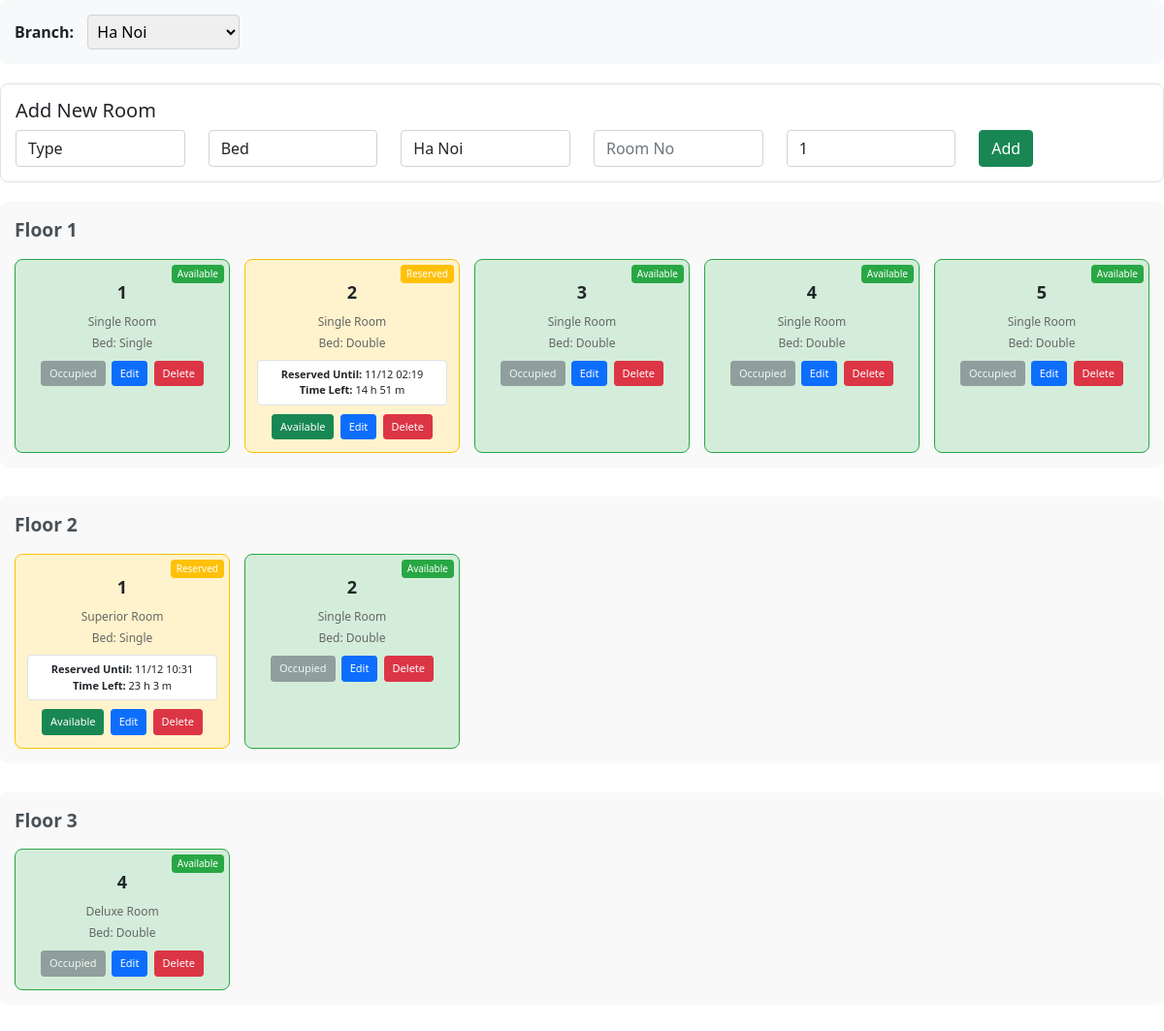
/admin/room.php, run on the app's committed database.
### tables this page shows
CREATE TABLE `room` (
  `id` int(30) NOT NULL,
  `type` varchar(50) NOT NULL,
  `bedding` varchar(50) NOT NULL,
  `Country` varchar(50) DEFAULT 'Main Branch',
  `room_number` varchar(10) NOT NULL DEFAULT '1',
  `floor` int(11) NOT NULL DEFAULT 1,
  `status` enum('Available','Occupied','Reserved') DEFAULT 'Available',
  `current_booking_id` int(11) DEFAULT NULL,
  `reserved_until` datetime DEFAULT NULL,
  `reserved_booking_id` int(11) DEFAULT NULL
);

### admin/room.php (the view, shortened to what this page needs)
<?php
include '../config.php';
$selected_branch = isset($_GET['branch']) ? $_GET['branch'] : 'Ho Chi Minh city';
$room_branch_condition = '';
if (!empty($selected_branch)) {
    $room_branch_condition = " AND r.Country = '" . mysqli_real_escape_string($conn, $selected_branch) . "'";
}
$sql = "SELECT r.*, rb.Name as customer_name, rb.Email as customer_email, rb.Phone as customer_phone, rb.RoomType as room_type, rb.Bed as bed, rb.Meal as meal, rb.cin as checkin_date, rb.cout as checkout_date, rb.nodays as no_of_days
        FROM room r
        LEFT JOIN roombook rb ON r.current_booking_id = rb.id
        WHERE 1 $room_branch_condition
        ORDER BY r.floor ASC, r.room_number ASC";
$re = mysqli_query($conn, $sql);
$rooms_by_floor = array();
while ($row = mysqli_fetch_array($re)) {
    $rooms_by_floor[$row['floor']][] = $row;
}
?>
<!DOCTYPE html>
<html lang="en">
<head>
    <link href="https://cdn.jsdelivr.net/npm/bootstrap@5.0.2/dist/css/bootstrap.min.css" rel="stylesheet">
</head>
<body>
    <div class="filter-section">
        <label for="branchFilter" style="font-weight: bold; margin-right: 10px;">Branch:</label>
        <select id="branchFilter" onchange="applyBranchFilter()" style="padding: 5px; border-radius: 4px; border: 1px solid #ced4da;">
            <?php
            $branch_query = mysqli_query($conn, "SELECT name FROM branches WHERE status = 'Active' ORDER BY name ASC");
            while ($branch = mysqli_fetch_assoc($branch_query)) {
                $selected = $selected_branch == $branch['name'] ? 'selected' : '';
                echo "<option value=\"" . htmlspecialchars($branch['name']) . "\" $selected>" . htmlspecialchars($branch['name']) . "</option>";
            }
            ?>
        </select>
    </div>
    <div class="add-room-form">
        <h5>Add New Room</h5>
        <form method="POST" class="row">
            <div class="col-md-2">
                <select name="troom" class="form-control" required>
                    <option value="">Type</option>
                </select>
            </div>
            <div class="col-md-2">
                <select name="bed" class="form-control" required>
                    <option value="">Bed</option>
                </select>
            </div>
            <div class="col-md-2">
                <select name="country" class="form-control" required>
                    <?php
                    $branch_query = mysqli_query($conn, "SELECT name FROM branches WHERE status = 'Active' ORDER BY name ASC");
                    while ($branch = mysqli_fetch_assoc($branch_query)) {
                        echo "<option value=\"" . htmlspecialchars($branch['name']) . "\">" . htmlspecialchars($branch['name']) . "</option>";
                    }
                    ?>
                </select>
            </div>
            <div class="col-md-2">
                <input type="text" name="room_number" class="form-control" placeholder="Room No" required>
            </div>
            <div class="col-md-2">
                <input type="number" name="floor" class="form-control" min="1" max="10" value="1" required>
            </div>
            <div class="col-md-2">
                <button type="submit" class="btn btn-success" name="addroom">Add</button>
            </div>
        </form>
    </div>
    <?php foreach ($rooms_by_floor as $floor => $rooms): ?>
    <div class="floor-section">
        <div class="floor-title">Floor <?php echo $floor; ?></div>
        <div class="room-grid">
        <?php foreach ($rooms as $room): ?>
        <div class='room-card <?php echo strtolower($room['status']); ?>'>
            <div class='room-status'><?php echo $room['status']; ?></div>
            <div class='room-number'><?php echo $room['room_number']; ?></div>
            <div class='room-info'><?php echo $room['type']; ?></div>
            <div class='room-info'>Bed: <?php echo $room['bedding']; ?></div>
            <?php if ($room['status'] == 'Reserved' && !empty($room['reserved_until'])): ?>
            <div class='booking-info'>
                <strong>Reserved Until:</strong> <?php echo date('d/m H:i', strtotime($room['reserved_until']) + 6*3600); ?><br>
                <?php
                $time_left = strtotime($room['reserved_until']) - time();
                $hours_left = floor($time_left / 3600);
                $minutes_left = floor(($time_left % 3600) / 60);
                echo "<strong>Time Left:</strong> $hours_left h $minutes_left m";
                ?>
            </div>
            <?php endif; ?>
            <div class='action-buttons'>
                <?php if ($room['status'] == 'Available'): ?>
                    <span class='btn btn-sm btn-secondary disabled'>Occupied</span>
                <?php elseif ($room['status'] == 'Occupied'): ?>
                    <button onclick="toggleBookingInfo(<?php echo $room['id']; ?>)" class='btn btn-sm btn-info'>View Info</button>
                    <a href='?update_status=available&room_id=<?php echo $room['id']; ?>&branch=<?php echo urlencode($selected_branch); ?>' class='btn btn-sm btn-success'>Available</a>
                <?php elseif ($room['status'] == 'Reserved'): ?>
                    <a href='?update_status=available&room_id=<?php echo $room['id']; ?>&branch=<?php echo urlencode($selected_branch); ?>' class='btn btn-sm btn-success'>Available</a>
                <?php endif; ?>
                <a href='roomedit.php?id=<?php echo $room['id']; ?>&branch=<?php echo urlencode($selected_branch); ?>' class='btn btn-sm btn-primary'>Edit</a>
                <a href='roomdelete.php?id=<?php echo $room['id']; ?>&branch=<?php echo urlencode($selected_branch); ?>' class='btn btn-sm btn-danger' onclick='return confirm("Are you sure you want to delete this room?")'>Delete</a>
            </div>
        </div>
        <?php endforeach; ?>
        </div>
    </div>
    <?php endforeach; ?>
</body>
</html>

### admin/room.php (style rules this page uses)
.filter-section { margin-bottom: 20px; padding: 15px; background: #f8f9fa; border-radius: 8px; }
.add-room-form { margin-bottom: 20px; padding: 15px; background: white; border: 1px solid #dee2e6; border-radius: 8px; }
.floor-section { margin-bottom: 30px; padding: 15px; background: #f9f9f9; border-radius: 8px; }
.floor-title { font-size: 1.2em; font-weight: bold; margin-bottom: 15px; color: #495057; }
.room-grid { display: grid; grid-template-columns: repeat(auto-fill, minmax(200px, 1fr)); gap: 15px; }
.room-card { border: 1px solid #dee2e6; border-radius: 8px; padding: 12px; text-align: center; position: relative; background: white; }
.room-card.available { border-color: #28a745; background: #d4edda; }
.room-card.reserved { border-color: #ffc107; background: #fff3cd; }
.room-number { font-size: 18px; font-weight: bold; margin: 8px 0; }
.room-info { font-size: 12px; color: #666; margin: 4px 0; }
.room-status { position: absolute; top: 5px; right: 5px; padding: 2px 6px; border-radius: 4px; font-size: 10px; color: white; }
.available .room-status { background: #28a745; }
.reserved .room-status { background: #ffc107; }
.booking-info { margin-top: 8px; padding: 6px; background: white; border: 1px solid #dee2e6; border-radius: 4px; font-size: 11px; }
.action-buttons { margin-top: 8px; }
.btn-sm { margin: 1px; padding: 4px 8px; font-size: 11px; }

### data on the page
room: status "Available", room_number "1", type "Single Room", bedding "Single", shows "Occupied"
room: status "Reserved", room_number "2", type "Single Room", bedding "Double", reserved_until "11/12 02:19"
room: status "Available", room_number "3", type "Single Room", bedding "Double", shows "Occupied"
room: status "Available", room_number "4", type "Single Room", bedding "Double", shows "Occupied"
room: status "Available", room_number "5", type "Single Room", bedding "Double", shows "Occupied"
room: status "Reserved", room_number "1", type "Superior Room", bedding "Single", reserved_until "11/12 10:31"
room: status "Available", room_number "2", type "Single Room", bedding "Double", shows "Occupied"
room: status "Available", room_number "4", type "Deluxe Room", bedding "Double", shows "Occupied"

### other printed values
$floor "1"
$floor "2"
$floor "3"
form field value "Ha Noi"
form field country "Ha Noi"
